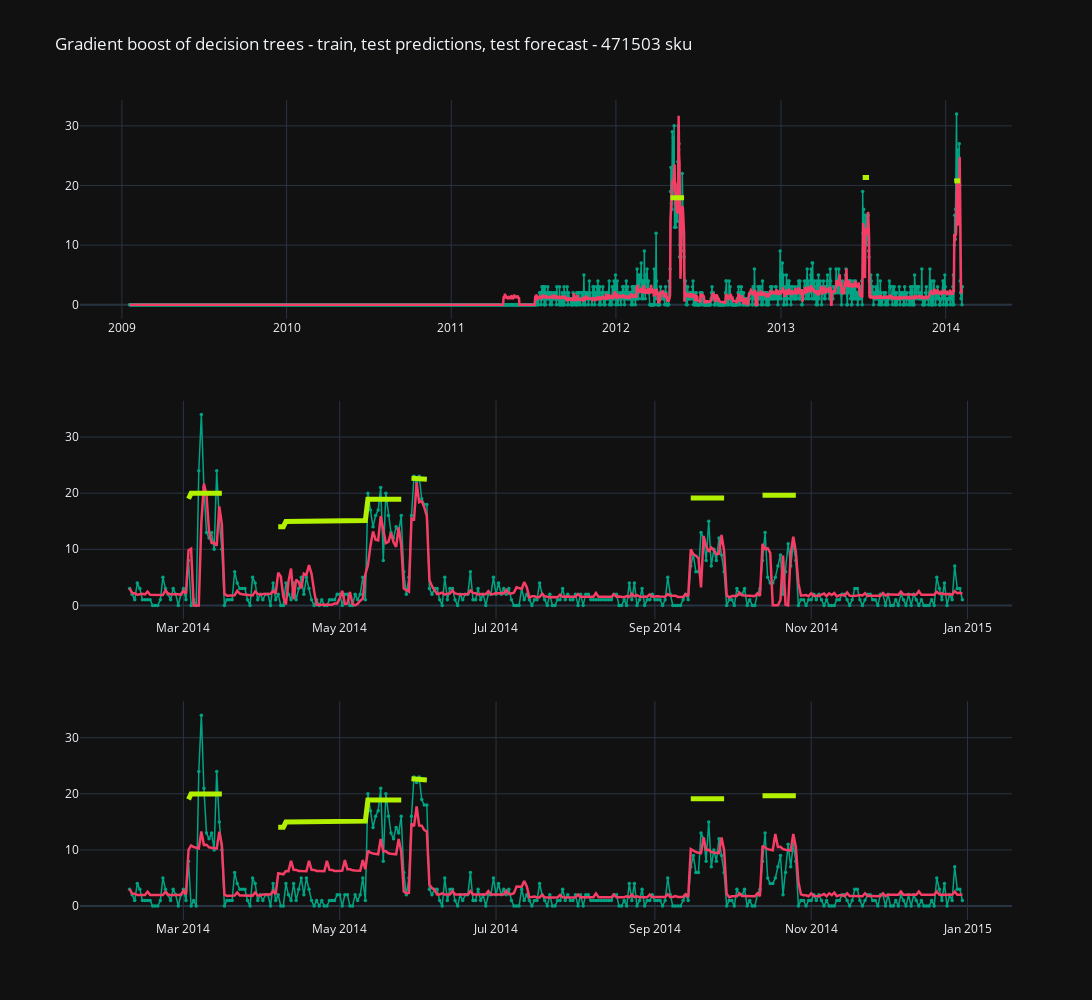

Notebook source saved alongside this figure:
### Code cell
# GRAPH GBDT of ID

def graph_juice(number = None, id = None):
    number = number if number is not None else IDs.index(id)

    fig = make_subplots(rows = 3, cols = 1)

    for row, what in zip([1, 2, 3], ['train_pred', 'test_pred', 'test_forecast']):
        y_actual = y_tests[number] if what in ['test_pred', 'test_forecast'] else y_trains[number]

        if what == 'train_pred':
            y_pred = train_preds.iloc[:, number]
        elif what == 'test_pred':
            y_pred = test_preds.iloc[:, number]
        elif what == 'test_forecast':
            y_pred = test_forecasts.iloc[:, number]

        fig.add_trace(go.Scatter(x = date[y_actual.index],
                                 y = y_actual,
                                 mode = 'lines+markers',
                                 name = 'Actual counts',
                                 marker = dict(color = '#00A383', size = 3.5),
                                 line = dict(color = '#00A383', width = 1.5)),
                      row = row, col = 1)

        fig.add_trace(go.Scatter(x = date[y_actual.index],
                                 y =  y_pred,
                                 # y =  [*map(round, y_pred)],
                                 mode = 'lines',
                                 name = 'Predicted counts',
                                 line = dict(color = '#F53D65', width = 2.5)),
                      row = row, col = 1)

        fig.add_trace(go.Scatter(x = date[y_actual.index],
                                 y = tomato_discount[tomato_discount['date'].isin(date[y_actual.index])]\
                                 .loc[:, 'is_discount_' + IDs[number]].replace(0, np.NaN) *\
                                 (y_actual.max() / tomato_discount[tomato_discount['date'].isin(date[y_actual.index])]\
                                 .loc[:, 'is_discount_' + IDs[number]].max() / 1.5),
                                 mode = 'lines',
                                 name = 'Presence of discount',
                                 line = dict(color = '#B1F100', width = 5)),
                      row = row, col = 1)

    fig.update_layout(height = 1000, width = 1100,
                      title_text = f'Gradient boost of decision trees - train, test predictions, test forecast - {IDs[number]} sku',
                      showlegend = False)
    # offline.plot(fig, filename='file.html')
    fig.show()
# 6, 8, 14 !, 15 !
graph_juice(number = 16)

### Figure 1 — Plotly figure (JSON) as saved in the notebook; plotly's stock layout.template omitted (floating-point values rounded to 4 significant figures; data arrays with more than 128 entries replaced by an {"elided": "..."} marker saying what was removed)
{"data": [{"line": {"color": "#00A383", "width": 1.5}, "marker": {"color": "#00A383", "size": 3.5}, "mode": "lines+markers", "name": "Actual counts", "x": {"elided": "1847 str values"}, "y": {"elided": "1847 float values"}, "type": "scatter", "xaxis": "x", "yaxis": "y"}, {"line": {"color": "#F53D65", "width": 2.5}, "mode": "lines", "name": "Predicted counts", "x": {"elided": "1847 str values"}, "y": {"elided": "1847 float values"}, "type": "scatter", "xaxis": "x", "yaxis": "y"}, {"line": {"color": "#B1F100", "width": 5}, "mode": "lines", "name": "Presence of discount", "x": {"elided": "1847 str values"}, "y": {"elided": "1847 float values"}, "type": "scatter", "xaxis": "x", "yaxis": "y"}, {"line": {"color": "#00A383", "width": 1.5}, "marker": {"color": "#00A383", "size": 3.5}, "mode": "lines+markers", "name": "Actual counts", "x": {"elided": "326 str values"}, "y": {"elided": "326 float values"}, "type": "scatter", "xaxis": "x2", "yaxis": "y2"}, {"line": {"color": "#F53D65", "width": 2.5}, "mode": "lines", "name": "Predicted counts", "x": {"elided": "326 str values"}, "y": {"elided": "326 float values"}, "type": "scatter", "xaxis": "x2", "yaxis": "y2"}, {"line": {"color": "#B1F100", "width": 5}, "mode": "lines", "name": "Presence of discount", "x": {"elided": "326 str values"}, "y": {"elided": "326 float values"}, "type": "scatter", "xaxis": "x2", "yaxis": "y2"}, {"line": {"color": "#00A383", "width": 1.5}, "marker": {"color": "#00A383", "size": 3.5}, "mode": "lines+markers", "name": "Actual counts", "x": {"elided": "326 str values"}, "y": {"elided": "326 float values"}, "type": "scatter", "xaxis": "x3", "yaxis": "y3"}, {"line": {"color": "#F53D65", "width": 2.5}, "mode": "lines", "name": "Predicted counts", "x": {"elided": "326 str values"}, "y": {"elided": "326 float values"}, "type": "scatter", "xaxis": "x3", "yaxis": "y3"}, {"line": {"color": "#B1F100", "width": 5}, "mode": "lines", "name": "Presence of discount", "x": {"elided": "326 str values"}, "y": {"elided": "326 float values"}, "type": "scatter", "xaxis": "x3", "yaxis": "y3"}], "layout": {"xaxis": {"anchor": "y", "domain": [0.0, 1.0]}, "yaxis": {"anchor": "x", "domain": [0.7333, 1.0]}, "xaxis2": {"anchor": "y2", "domain": [0.0, 1.0]}, "yaxis2": {"anchor": "x2", "domain": [0.3667, 0.6333]}, "xaxis3": {"anchor": "y3", "domain": [0.0, 1.0]}, "yaxis3": {"anchor": "x3", "domain": [0.0, 0.2667]}, "title": {"text": "Gradient boost of decision trees - train, test predictions, test forecast - 471503 sku"}, "height": 1000, "width": 1100, "showlegend": false}}
